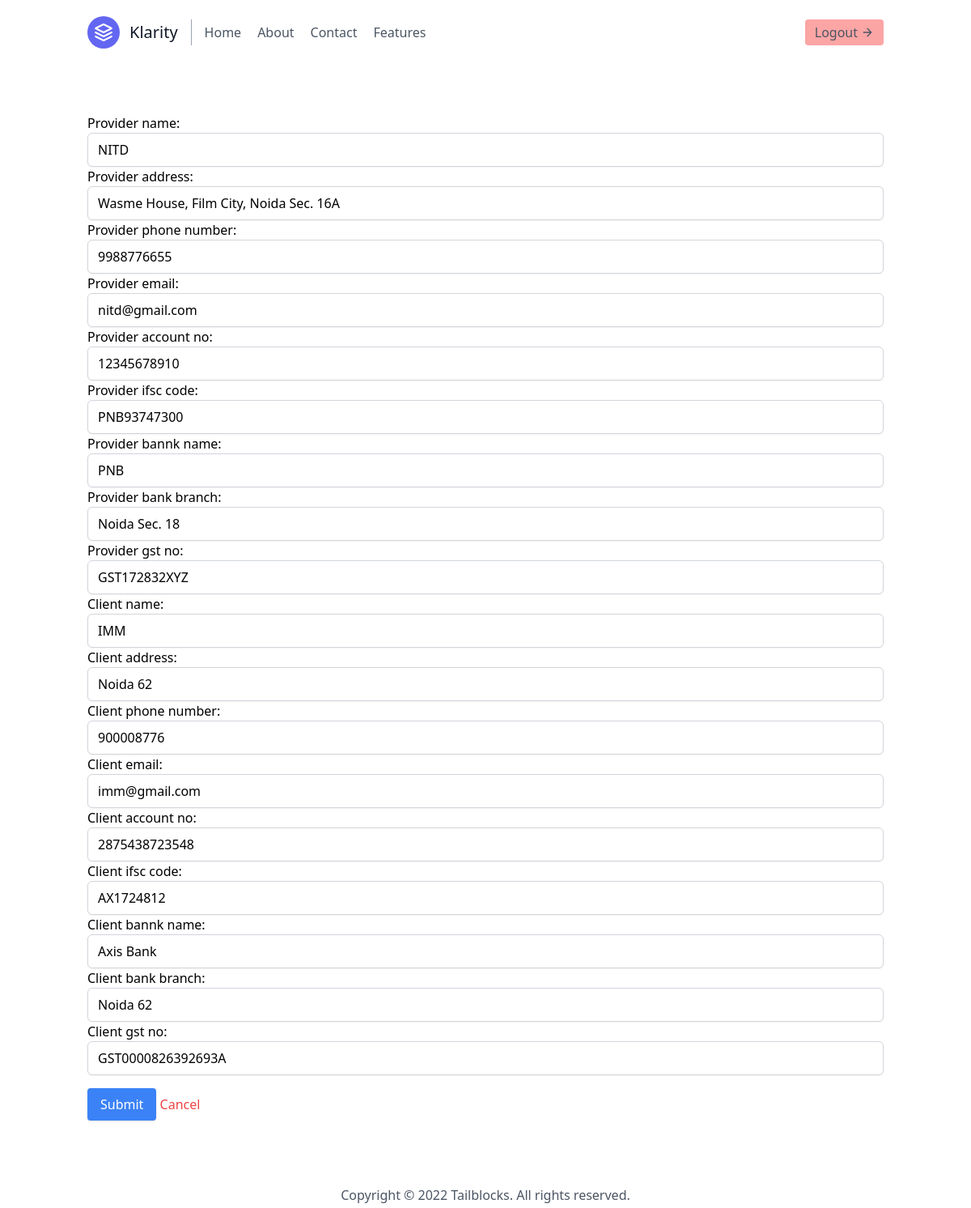
Page /update-account-details/3/ (signed in) on the committed database.
### InvApp/models.py (models this page shows, shortened)
class Account_Details(models.Model):
    provider_name = models.CharField(max_length=50)
    provider_address = models.CharField(max_length=100)
    provider_phone_number = models.CharField(max_length=15)
    provider_email = models.EmailField()
    provider_account_no = models.PositiveIntegerField()
    provider_ifsc_code = models.CharField(max_length=50)
    provider_bannk_name = models.CharField(max_length=50)
    provider_bank_branch =models.CharField(max_length=50)
    provider_gst_no = models.CharField(max_length=50)
    client_name = models.CharField(max_length=50)
    client_address = models.CharField(max_length=100)
    client_phone_number = models.CharField(max_length=15)
    client_email = models.EmailField()
    client_account_no = models.PositiveIntegerField()
    client_ifsc_code = models.CharField(max_length=50)
    client_bannk_name = models.CharField(max_length=50)
    client_bank_branch =models.CharField(max_length=50)
    client_gst_no = models.CharField(max_length=50)

### InvApp/views.py (the view)
# urls.py: path('update-account-details/<int:id>/', views.update_account_details, name='update-account-details'),
@login_required
def update_account_details(request, id):
    account_detail = get_object_or_404(Account_Details, id=id)
    if request.method == 'POST':
        form = AccountDetailsModelForm(request.POST, instance=account_detail)
        if form.is_valid():
            form.save()
            messages.success(request, "Account details updated successfully!")
            return redirect('account-details-review', id=id)
        else:
            messages.error(request, "Please correct the errors below.")
    else:
        form = AccountDetailsModelForm(instance=account_detail)
    return render(request, 'update_account_details.html', {'form': form})

### templates/update_account_details.html (shortened to what this page needs)
{% extends "base.html" %}
{% block body %}
<div class="container mx-auto my-10 p-5 bg-white rounded">
    <form  method="post">
        {{form.as_p}}
        <button type="submit" class="bg-blue-500 text-white px-4 py-2 my-4 rounded shadow hover:bg-blue-700">
            Submit
        </button>
        <a href="{% url 'add-client' %}" class="text-red-500 hover:text-blue-700">
            Cancel
        </a>
    </form>
</div>
{% endblock body %}

### rows in the picture
Account_Details: provider_name "NITD", provider_address "Wasme House, Film City, Noida Sec. 16A", provider_phone_number "9988776655", provider_email "nitd@gmail.com", provider_account_no "12345678910", provider_ifsc_code "PNB93747300", provider_bannk_name "PNB", provider_bank_branch "Noida Sec. 18", provider_gst_no "GST172832XYZ", client_name "IMM", client_address "Noida 62", client_phone_number "900008776", client_email "imm@gmail.com", client_account_no "2875438723548", client_ifsc_code "AX1724812", client_bannk_name "Axis Bank", client_bank_branch "Noida 62", client_gst_no "GST0000826392693A"
